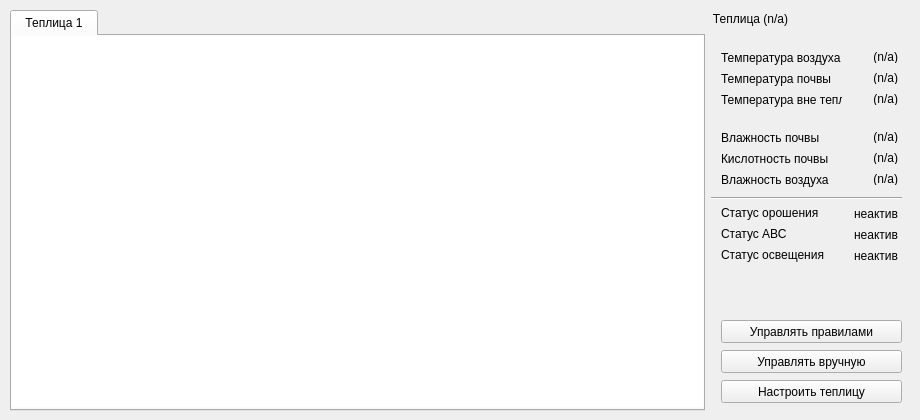
            <widget class="QWidget" name="page_3">
             <widget class="QWidget" name="horizontalLayoutWidget">
              <property name="geometry">
               <rect>
                <x>10</x>
                <y>10</y>
                <width>901</width>
                <height>401</height>
               </rect>
              </property>
              <layout class="QHBoxLayout" name="horizontalLayout_3">
               <property name="sizeConstraint">
                <enum>QLayout::SetMinAndMaxSize</enum>
               </property>
               <item>
                <widget class="QTabWidget" name="taw_PtsRoot">
                 <property name="sizePolicy">
                  <sizepolicy hsizetype="Expanding" vsizetype="Expanding">
                   <horstretch>0</horstretch>
                   <verstretch>0</verstretch>
                  </sizepolicy>
                 </property>
                 <property name="maximumSize">
                  <size>
                   <width>720</width>
                   <height>16777215</height>
                  </size>
                 </property>
                 <widget class="QWidget" name="tab">
                  <attribute name="title">
                   <string> Теплица 1 </string>
                  </attribute>
                  <widget class="QGraphicsView" name="gfv_Pts1">
                   <property name="geometry">
                    <rect>
                     <x>0</x>
                     <y>0</y>
                     <width>691</width>
                     <height>371</height>
                    </rect>
                   </property>
                   <property name="styleSheet">
                    <string notr="true">border: none</string>
                   </property>
                  </widget>
                 </widget>
                </widget>
               </item>
               <item>
                <widget class="QGroupBox" name="box_PtsSelectedModuleStats">
                 <property name="sizePolicy">
                  <sizepolicy hsizetype="Maximum" vsizetype="Preferred">
                   <horstretch>0</horstretch>
                   <verstretch>0</verstretch>
                  </sizepolicy>
                 </property>
                 <property name="minimumSize">
                  <size>
                   <width>200</width>
                   <height>0</height>
                  </size>
                 </property>
                 <property name="maximumSize">
                  <size>
                   <width>200</width>
                   <height>16777215</height>
                  </size>
                 </property>
                 <property name="styleSheet">
                  <string notr="true">QGroupBox { margin-top: 11px; border-top: 1px flat; }</string>
                 </property>
                 <property name="title">
                  <string>Теплица (n/a)</string>
                 </property>
                 <widget class="QLabel" name="lbl_ReadOnly26">
                  <property name="geometry">
                   <rect>
                    <x>10</x>
                    <y>40</y>
                    <width>121</width>
                    <height>16</height>
                   </rect>
                  </property>
                  <property name="text">
                   <string>Температура воздуха</string>
                  </property>
                 </widget>
                 <widget class="QLabel" name="lbl_PtsStatAirTemp">
                  <property name="geometry">
                   <rect>
                    <x>140</x>
                    <y>40</y>
                    <width>47</width>
                    <height>13</height>
                   </rect>
                  </property>
                  <property name="text">
                   <string>(n/a)</string>
                  </property>
                  <property name="alignment">
                   <set>Qt::AlignRight|Qt::AlignTrailing|Qt::AlignVCenter</set>
                  </property>
                 </widget>
                 <widget class="QLabel" name="lbl_ReadOnly27">
                  <property name="geometry">
                   <rect>
                    <x>10</x>
                    <y>61</y>
                    <width>111</width>
                    <height>16</height>
                   </rect>
                  </property>
                  <property name="text">
                   <string>Температура почвы</string>
                  </property>
                 </widget>
                 <widget class="QLabel" name="lbl_PtsStatSoilTemp">
                  <property name="geometry">
                   <rect>
                    <x>140</x>
                    <y>61</y>
                    <width>47</width>
                    <height>13</height>
                   </rect>
                  </property>
                  <property name="text">
                   <string>(n/a)</string>
                  </property>
                  <property name="alignment">
                   <set>Qt::AlignRight|Qt::AlignTrailing|Qt::AlignVCenter</set>
                  </property>
                 </widget>
                 <widget class="QLabel" name="lbl_ReadOnly28">
                  <property name="geometry">
                   <rect>
                    <x>10</x>
                    <y>82</y>
                    <width>121</width>
                    <height>16</height>
                   </rect>
                  </property>
                  <property name="text">
                   <string>Температура вне тепл.</string>
                  </property>
                 </widget>
                 <widget class="QLabel" name="lbl_PtsStatExtAirTemp">
                  <property name="geometry">
                   <rect>
                    <x>140</x>
                    <y>82</y>
                    <width>47</width>
                    <height>13</height>
                   </rect>
                  </property>
                  <property name="text">
                   <string>(n/a)</string>
                  </property>
                  <property name="alignment">
                   <set>Qt::AlignRight|Qt::AlignTrailing|Qt::AlignVCenter</set>
                  </property>
                 </widget>
                 <widget class="QLabel" name="lbl_PtsStatAirMoisture">
                  <property name="geometry">
                   <rect>
                    <x>140</x>
                    <y>162</y>
                    <width>47</width>
                    <height>13</height>
                   </rect>
                  </property>
                  <property name="text">
                   <string>(n/a)</string>
                  </property>
                  <property name="alignment">
                   <set>Qt::AlignRight|Qt::AlignTrailing|Qt::AlignVCenter</set>
                  </property>
                 </widget>
                 <widget class="QLabel" name="lbl_ReadOnly31">
                  <property name="geometry">
                   <rect>
                    <x>10</x>
                    <y>162</y>
                    <width>121</width>
                    <height>16</height>
                   </rect>
                  </property>
                  <property name="text">
                   <string>Влажность воздуха</string>
                  </property>
                 </widget>
                 <widget class="QLabel" name="lbl_PtsStatSoilPHRate">
                  <property name="geometry">
                   <rect>
                    <x>140</x>
                    <y>141</y>
                    <width>47</width>
                    <height>13</height>
                   </rect>
                  </property>
                  <property name="text">
                   <string>(n/a)</string>
                  </property>
                  <property name="alignment">
                   <set>Qt::AlignRight|Qt::AlignTrailing|Qt::AlignVCenter</set>
                  </property>
                 </widget>
                 <widget class="QLabel" name="lbl_ReadOnly30">
                  <property name="geometry">
                   <rect>
                    <x>10</x>
                    <y>141</y>
                    <width>121</width>
                    <height>16</height>
                   </rect>
                  </property>
                  <property name="text">
                   <string>Кислотность почвы</string>
                  </property>
                 </widget>
                 <widget class="QLabel" name="lbl_PtsStatSoilMoisture">
                  <property name="geometry">
                   <rect>
                    <x>140</x>
                    <y>120</y>
                    <width>47</width>
                    <height>13</height>
                   </rect>
                  </property>
                  <property name="text">
                   <string>(n/a)</string>
                  </property>
                  <property name="alignment">
                   <set>Qt::AlignRight|Qt::AlignTrailing|Qt::AlignVCenter</set>
                  </property>
                 </widget>
                 <widget class="QLabel" name="lbl_ReadOnly29">
                  <property name="geometry">
                   <rect>
                    <x>10</x>
                    <y>120</y>
                    <width>121</width>
                    <height>16</height>
                   </rect>
                  </property>
                  <property name="text">
                   <string>Влажность почвы</string>
                  </property>
                 </widget>
                 <widget class="Line" name="line_3">
                  <property name="geometry">
                   <rect>
                    <x>0</x>
                    <y>180</y>
                    <width>191</width>
                    <height>16</height>
                   </rect>
                  </property>
                  <property name="frameShadow">
                   <enum>QFrame::Sunken</enum>
                  </property>
                  <property name="lineWidth">
                   <number>1</number>
                  </property>
                  <property name="orientation">
                   <enum>Qt::Horizontal</enum>
                  </property>
                 </widget>
                 <widget class="QLabel" name="lbl_PtsSysLightStat">
                  <property name="geometry">
                   <rect>
                    <x>140</x>
                    <y>239</y>
                    <width>47</width>
                    <height>13</height>
                   </rect>
                  </property>
                  <property name="text">
                   <string>неактив</string>
                  </property>
                  <property name="alignment">
                   <set>Qt::AlignRight|Qt::AlignTrailing|Qt::AlignVCenter</set>
                  </property>
                 </widget>
                 <widget class="QLabel" name="lbl_ReadOnly34">
                  <property name="geometry">
                   <rect>
                    <x>10</x>
                    <y>237</y>
                    <width>121</width>
                    <height>16</height>
                   </rect>
                  </property>
                  <property name="text">
                   <string>Статус освещения</string>
                  </property>
                 </widget>
                 <widget class="QLabel" name="lbl_ReadOnly32">
                  <property name="geometry">
                   <rect>
                    <x>10</x>
                    <y>195</y>
                    <width>121</width>
                    <height>16</height>
                   </rect>
                  </property>
                  <property name="text">
                   <string>Статус орошения</string>
                  </property>
                 </widget>
                 <widget class="QLabel" name="lbl_PtsSysVentlStat">
                  <property name="geometry">
                   <rect>
                    <x>140</x>
                    <y>218</y>
                    <width>47</width>
                    <height>13</height>
                   </rect>
                  </property>
                  <property name="text">
                   <string>неактив</string>
                  </property>
                  <property name="alignment">
                   <set>Qt::AlignRight|Qt::AlignTrailing|Qt::AlignVCenter</set>
                  </property>
                 </widget>
                 <widget class="QLabel" name="lbl_PtsSysWtnStat">
                  <property name="geometry">
                   <rect>
                    <x>140</x>
                    <y>197</y>
                    <width>47</width>
                    <height>13</height>
                   </rect>
                  </property>
                  <property name="text">
                   <string>неактив</string>
                  </property>
                  <property name="alignment">
                   <set>Qt::AlignRight|Qt::AlignTrailing|Qt::AlignVCenter</set>
                  </property>
                 </widget>
                 <widget class="QLabel" name="lbl_ReadOnly33">
                  <property name="geometry">
                   <rect>
                    <x>10</x>
                    <y>216</y>
                    <width>121</width>
                    <height>16</height>
                   </rect>
                  </property>
                  <property name="text">
                   <string>Статус АВС</string>
                  </property>
                 </widget>
                 <widget class="QPushButton" name="btn_ManageSelectedModuleRules">
                  <property name="geometry">
                   <rect>
                    <x>10</x>
                    <y>310</y>
                    <width>181</width>
                    <height>23</height>
                   </rect>
                  </property>
                  <property name="text">
                   <string>Управлять правилами</string>
                  </property>
                 </widget>
                 <widget class="QPushButton" name="btn_ManageSelectedModuleDirectly">
                  <property name="geometry">
                   <rect>
                    <x>10</x>
                    <y>340</y>
                    <width>181</width>
                    <height>23</height>
                   </rect>
                  </property>
                  <property name="text">
                   <string>Управлять вручную</string>
                  </property>
                 </widget>
                 <widget class="QPushButton" name="btn_ManageSelectedModuleSettings">
                  <property name="geometry">
                   <rect>
                    <x>10</x>
                    <y>370</y>
                    <width>181</width>
                    <height>23</height>
                   </rect>
                  </property>
                  <property name="text">
                   <string>Настроить теплицу</string>
                  </property>
                 </widget>
                </widget>
               </item>
              </layout>
             </widget>
            </widget>
